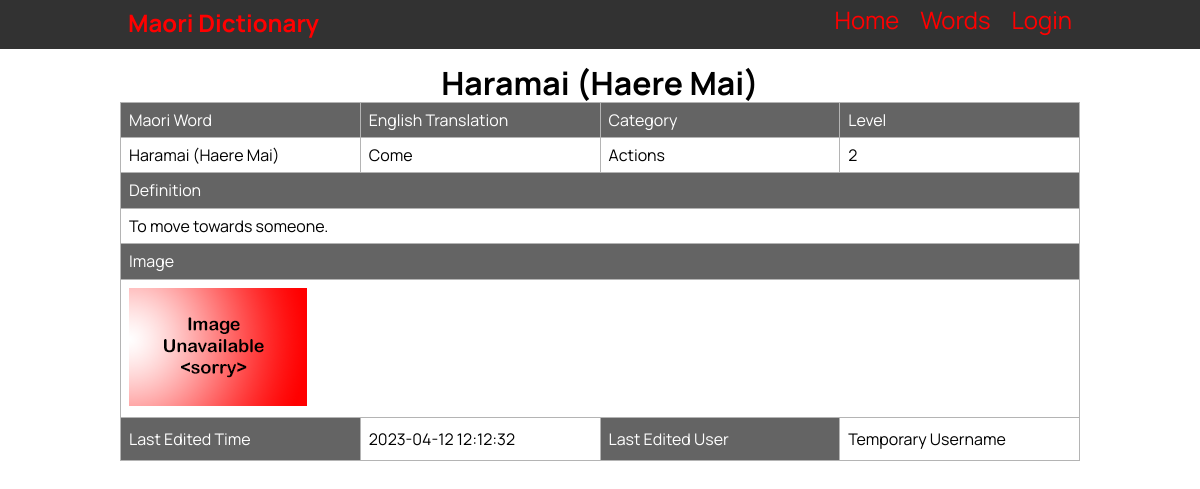
/individual_word/2, run on an earlier commit of the app's database.
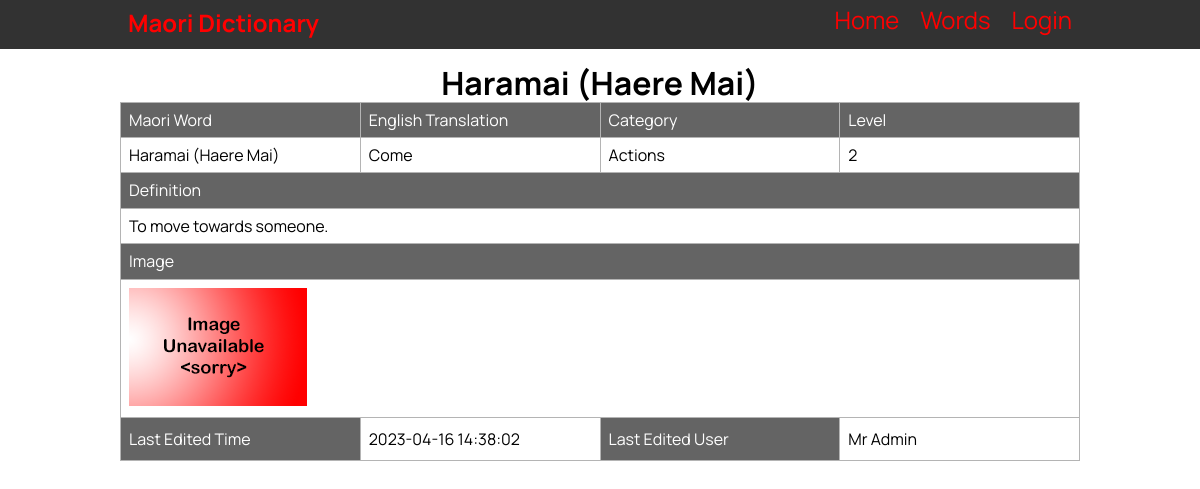
And on a later commit of the database.
### tables this page shows
CREATE TABLE "vocab_list"
(
    id                  integer
        constraint vocab_list_pk
            primary key autoincrement,
    maori_word          varchar(30),
    english_translation varchar(30),
    category            varchar(30),
    definition          varchar(100),
    level               integer,
    last_edited_time    date,
    last_edited_user    varchar(60)
, image_name varchar(30));

### app.py (the view)
@app.route('/individual_word/<word_id>')
def render_individual_word(word_id):
    word_info = get_word_info(word_id)
    return render_template('word_detail.html', page_name='Word ' + word_id, logged_in=is_logged_in(), admin=is_admin(),
                           word_information=word_info)

### app.py (called while the page is built)
def create_connection(db_file):
    try:
        connection = sqlite3.connect(db_file)
        return connection
    except Error as e:
        print(e)
    return None

def is_logged_in():
    if session.get('email') is None:
        return False
    else:
        return True

def is_admin():
    if is_logged_in():
        if session.get('role') == "Teacher" or session.get('role') == "Admin":
            return True
        else:
            return False
    else:
        return False

def get_word_info(word_id):
    con = create_connection(DATABASE)
    cur = con.cursor()
    query = "SELECT * FROM vocab_list WHERE id = ?"
    cur.execute(query, (word_id,))
    word_info = cur.fetchall()
    con.close()
    word_info = word_info[0]
    word_info = reformat_word_info(word_info)
    return word_info

def reformat_word_info(word):
    word_info = (word[0], str(word[1]).title(), str(word[2]).title(), str(word[3]).title(), str(word[4]).capitalize(),
                 word[5], word[6], word[7], word[8])
    return word_info

### templates/word_detail.html (shortened to what this page needs)
{% extends "base.html" %}
{% block pageheading %}{{ word_information[1] }}{% endblock %}
{% block main %}
<table class="info">
    <tr class="header">
        <td style="width:25%">Maori Word</td>
        <td style="width:25%">English Translation</td>
        <td style="width:25%">Category</td>
        <td style="width:25%">Level</td>
    </tr>
    <tr>
        <td>{{ word_information[1] }}</td>
        <td>{{ word_information[2] }}</td>
        <td>{{ word_information[3] }}</td>
        <td>{{ word_information[5] }}</td>
    </tr>
    <tr class="header">
        <td colspan="4">Definition</td>
    </tr>
    <tr>
        <td colspan="4">{{ word_information[4] }}</td>
    </tr>
    <tr class="header">
        <td colspan="4">Image</td>
    </tr>
    <tr>
        <td colspan="4">
            <img src="/static/images/{{ word_information[8] }}.jpg">
        </td>
    </tr>
    <tr>
        <td class="header">Last Edited Time</td>
        <td>{{ word_information[6] }}</td>
        <td class="header">Last Edited User</td>
        <td>{{ word_information[7] }}</td>
    </tr>
</table>
{% endblock %}

### templates/base.html (shortened to what this page needs)
<!DOCTYPE html>
<html lang="en">
<head>
    <link rel="stylesheet" href="https://cdnjs.cloudflare.com/ajax/libs/normalize/8.0.1/normalize.css"/>
    <link href="{{ url_for('static', filename='MDW.css') }}" rel="stylesheet">
</head>
<body>
<nav>
    <div class="container">
        <div class="navbar-brand">
            <a href="/">Maori Dictionary</a>
        </div>
        <div class="navbar-links">
            <a href="/">Home</a>
            <a href="/word_list/0_0">Words</a>
            {% if logged_in %}
                {% if admin %}
                    <a href="/admin">Admin</a>
                {% endif %}
                <a href="/logout">Logout</a>
                {% else %}
                <a href="/login">Login</a>
            {% endif %}
        </div>
    </div>
</nav>
<div class="container">
    <header>
        <h1>{% block pageheading %}{% endblock %}</h1>
    </header>
    <main>
        {% block main %}
        {% endblock %}
    </main>
</div>
</body>
</html>

### static/MDW.css (style rules this page uses)
* { font-family: 'Manrope', sans-serif; padding: 0; margin: 0; box-sizing: border-box; }
body { background-color: rgb(255, 255, 255); }
.container { width: 80vw; margin: auto; }
.container::after { content: ""; clear: both; display: table; }
img { max-width: 100%; }
h1 { text-align: center; font-weight: bold; font-size: 2rem; margin: 0; }
nav { background-color: rgb(50, 50, 50); font-size: 1.5rem; padding-top: 0.4rem; padding-bottom: 0.7rem; margin-bottom: 1rem; }
.navbar-brand { display: inline; float: left; font-size: 1.7rem; font-weight: bold; }
.navbar-links { display: inline; float: right; }
nav a { padding: 0 0.5rem; font-size: 1.5rem; color: red; text-decoration: none; }
table { font-family: Arial, Helvetica, sans-serif; border-collapse: collapse; width: 100%; }
td, th { border: 1px solid #b4b4b4; padding: 8px; }
.list th, .info .header { padding-top: 12px; padding-bottom: 12px; text-align: left; background-color: #646464; color: white; }

What changed in the data, as far as the page shows it:
changed vocab_list "Haramai (Haere Mai)": last_edited_time "2023-04-12 12:12:32" → "2023-04-16 14:38:02"; last_edited_user "Temporary Username" → "Mr Admin"
